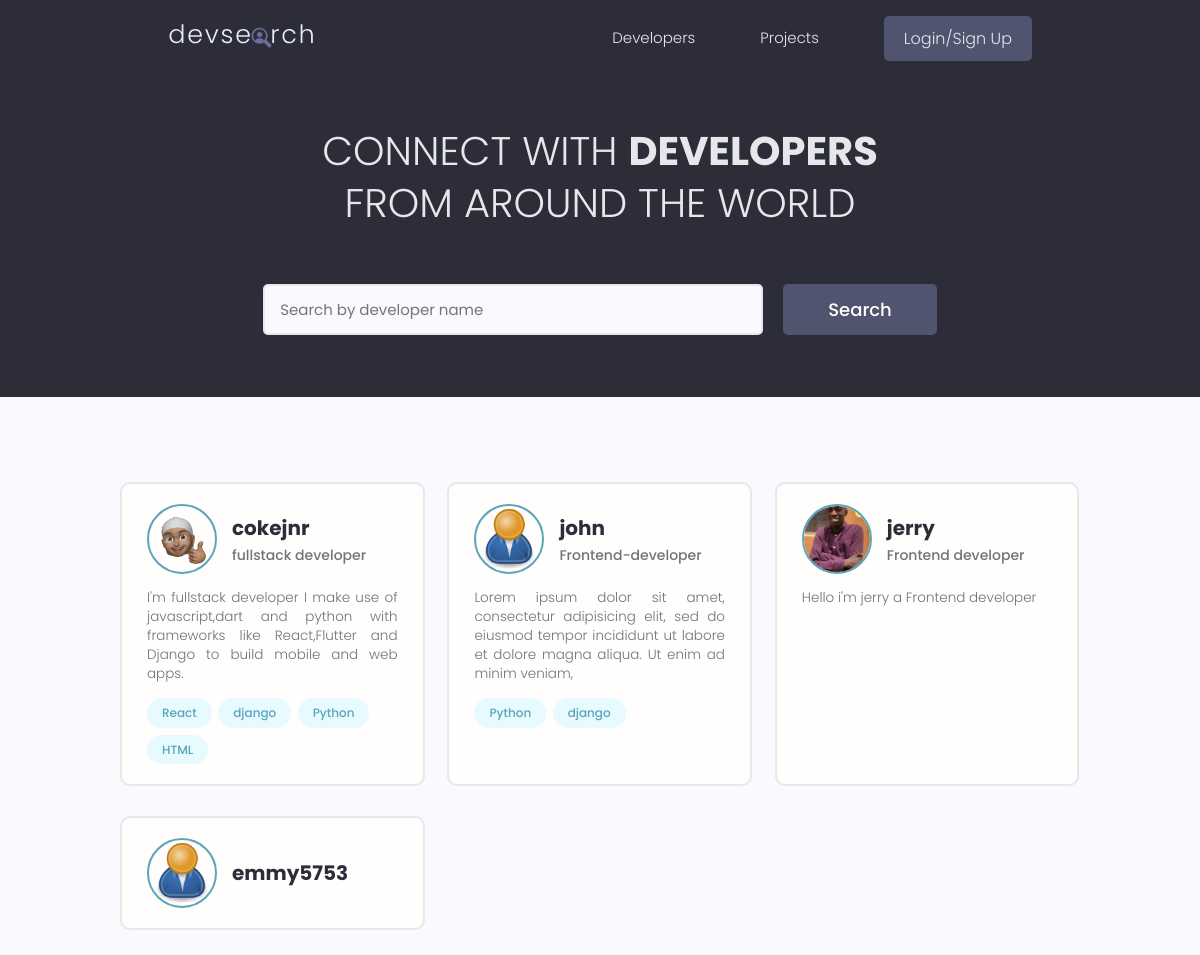
The page / on the database its author committed.
### users/models.py (models this page shows, shortened)
class Profile(models.Model):
    user = models.OneToOneField(
        User, on_delete=models.CASCADE, null=True, blank=True)
    name = models.CharField(max_length=200, null=True, blank=True)
    username = models.CharField(max_length=200, null=True, blank=True)
    location = models.CharField(max_length=200, null=True, blank=True)
    email = models.EmailField(max_length=500, null=True, blank=True)
    short_intro = models.CharField(max_length=200, null=True, blank=True)
    bio = models.TextField(blank=True, null=True)
    profile_image = models.ImageField(
        blank=True, null=True, upload_to='profiles/', default="profiles/user-default.png")
    social_github = models.CharField(max_length=200, null=True, blank=True)
    social_twitter = models.CharField(max_length=200, null=True, blank=True)
    social_linkedin = models.CharField(max_length=200, null=True, blank=True)
    social_stackoverflow = models.CharField(
        max_length=200, null=True, blank=True)
    social_youtube = models.CharField(max_length=200, null=True, blank=True)
    created = models.DateTimeField(auto_now_add=True)
    id = models.UUIDField(default=uuid.uuid4, editable=False,
                          primary_key=True, unique=True)

class Skill(models.Model):
    owner = models.ForeignKey(
        Profile, on_delete=models.CASCADE, null=True, blank=True)
    name = models.CharField(max_length=200)
    description = models.TextField(null=True, blank=True)
    id = models.UUIDField(default=uuid.uuid4, editable=False,
                          primary_key=True, unique=True)

### users/views.py (the view)
# urls.py: path('', views.profiles, name='profiles'),
def profiles(request):
    profiles, search_query = searchProfiles(request)
    context = {
        'profiles': profiles,
        'search_query': search_query,
    }
    return render(request, 'users/profiles.html', context)

### users/utils.py (called while the page is built)
def searchProfiles(request):
    search_query = ''
    if request.GET.get('search_query'):
        search_query = request.GET.get('search_query')
        print(search_query)
    skills = Skill.objects.filter(name__icontains=search_query)
    profiles = Profile.objects.distinct().filter(
        Q(username__icontains=search_query) | Q(short_intro__icontains=search_query) |
        Q(skill__in=skills))
    return profiles, search_query

### users/templates/users/profiles.html (shortened to what this page needs)
{% extends 'main.html' %} {% block content %}
<main class="home">
  <section class="hero-section text-center">
    <div class="container container--narrow">
      <div class="hero-section__box">
        <h2>CONNECT WITH <span>DEVELOPERS</span></h2>
        <h2>FROM AROUND THE WORLD</h2>
      </div>
      <div class="hero-section__search">
        <form class="form" action="#" method="get">
          <div class="form__field">
            <input
              class="input input--text searchinput"
              id="formInput#search"
              type="text"
              name="search_query"
              placeholder="Search by developer name"
              value="{{search_query}}"
            />
          </div>
          <input class="btn btn--sub btn--lg" type="submit" value="Search" />
        </form>
      </div>
    </div>
  </section>
  <section class="devlist">
    <div class="container">
      <div class="grid grid--three">
        {% for profile in profiles %}
        <div class="column card">
          <div class="dev">
            <a href="{% url 'user-profile' profile.id %}" class="card__body">
              <div class="dev__profile">
                <img
                  class="avatar avatar--md"
                  src="{{profile.profile_image.url }}"
                  alt="image"
                />
                <div class="dev__meta">
                  <h3 class="username">{{profile.username}}</h3>
                  {% if profile.short_intro %}
                  <h5 class="username">{{profile.short_intro|slice:"60"}}</h5>
                  {% endif %}
                </div>
              </div>
              {% if profile.bio %}
              <p class="dev__info">{{profile.bio|slice:"150"}}</p>
              {% endif %}
              <div class="dev__skills">
                {% for skill in profile.skill_set.all|slice:"4" %}
                <span class="tag tag--pill tag--main" class="username">
                  <small>{{skill.name}}</small>
                </span>
                {% endfor %}
              </div>
            </a>
          </div>
        </div>
        {% endfor %}
      </div>
    </div>
  </section>
</main>
{% endblock %}

### static/styles/app.css (style rules this page uses)
:root { --color-sub: #2d2d39; }
.btn--sub { background-color: var(--color-sub-light); }
.card { border: 2px solid var(--color-light); }
img { width: 100%; }
.hero-section { height: 40vh; display: flex; align-items: center; background-color: var(--color-sub); }
.hero-section__box { margin-bottom: 4rem; }
.hero-section__box>h2, .hero-section__box>h2>span { font-size: 4rem; color: var(--color-light); line-height: 1.3; text-transform: uppercase; }
.hero-section__box>h2 { font-weight: 300; }
.hero-section__box>h2>span { font-weight: 700; }
.hero-section__search>.form { display: flex; align-items: center; justify-content: center; gap: 2rem; }
.hero-section__search>.form input.input--text { width: 50rem; }
.devlist { margin-top: 8rem; }
.devlist .grid { align-items: stretch; }
.devlist .dev .dev__profile { display: flex; align-items: center; gap: 1.5rem; }
.devlist .dev .dev__meta h3 { color: var(--color-sub); font-size: 2rem; font-weight: 700; }
.devlist .dev .dev__meta h5 { color: var(--color-text); font-size: 1.4rem; font-weight: 500; }
.devlist .dev .dev__info { margin: 1.5rem 0; font-size: 1.35rem; line-height: 1.4; text-align: justify; }
*, *::before, *::after { box-sizing: border-box; }
html, body { padding: 0; margin: 0; }

### static/uikit/styles/modules/_variables.css (style rules this page uses)
:root { --color-main: #5aa5b9; --color-main-light: #e6faff; --color-sub: #3f4156; --color-sub-light: #51546e; --color-sub-lighter: #ededfd; --color-text: #737373; --color-gray: #8b8b8b; --color-light: #e5e7eb; --color-light-gray: #767676; --color-bg: #f8fafd; --color-white: #fffefd; --color-white-light: #f3f3f3; --color-success: #359e64; --color-success-bg: #def8e8; --color-error: #fc4b0b; --color-error-bg: #fff2ee; --font-base: 'Poppins', arial, helvetica, 'Segoe UI', roboto, ubuntu, sans-serif; --font-monospace: 'Fira Code', 'Courier New', courier, monospace; --font-regular: 300; --font-medium: 500; --font-bold: 700; --generic-shadow: 1px 1px 5px #00000010; --generic-transition: all 0.3s ease-in-out; }

### static/uikit/styles/modules/_base.css (style rules this page uses)
* { margin: 0; padding: 0; box-sizing: border-box; text-rendering: optimizeLegibility; color: inherit; font-size: inherit; }
html { font-size: 50%; }
@media only screen and (min-width: 480px) { html { font-size: 56.25%; } }
@media only screen and (min-width: 1200px) { html { font-size: 62.5%; } }
body { line-height: 1.6; font-weight: 400; font-size: 1.5rem; color: var(--color-text); background-color: var(--color-bg); min-height: 100vh; }

### static/uikit/styles/modules/_typography.css (style rules this page uses)
* { font-family: var(--font-base); }
h2 { font-size: 3.6rem; font-weight: var(--font-bold); }
h3 { font-size: 3.2rem; font-weight: var(--font-medium); }
h5 { font-size: 2.4rem; font-weight: var(--font-medium); }
h5, h6 { font-weight: var(--font-regular); }
p, span, strong { font-size: 1.6rem; color: var(--color-text); font-weight: var(--font-regular); }
a { padding-bottom: 2px; text-decoration: none; display: inline-block; color: var(--color-main); font-weight: var(--font-medium); }

### static/uikit/styles/modules/_utilities.css (style rules this page uses)
.container { width: 92%; max-width: 165rem; margin: 0 auto; box-sizing: border-box; }
.container--narrow { width: 92%; max-width: 120rem; }
@media screen and (min-width: 1000px) { .container { width: 90%; } }
@media screen and (min-width: 1000px) { .container--narrow { width: 85%; } }
@media screen and (min-width: 1200px) { .container { width: 80%; } }
@media screen and (min-width: 1200px) { .container--narrow { width: 72%; } }
.text-center { text-align: center; }

### static/uikit/styles/modules/_avatar.css (style rules this page uses)
.avatar { border-radius: 50%; border: 2px solid var(--color-main); object-fit: cover; }
.avatar--md { height: 7rem; width: 7rem; }

### static/uikit/styles/modules/_button.css (style rules this page uses)
.btn { display: inline-block; position: relative; cursor: pointer; background-color: var(--color-light); font-weight: var(--font-medium); color: var(--color-sub); text-decoration: none; padding: 1rem 2rem; border-radius: 0.5rem; border: none; width: -webkit-fit-content; width: -moz-fit-content; width: fit-content; height: -webkit-fit-content; height: -moz-fit-content; height: fit-content; font-size: 1.6rem; outline-width: 0; outline-color: transparent; -webkit-backface-visibility: hidden; backface-visibility: hidden; transition: all 0.3s ease-in-out; }
.btn--sub { background-color: var(--color-sub); color: var(--color-white); }
.btn--lg { font-size: 1.8rem; padding: 1.2rem 4.5rem; }

### static/uikit/styles/modules/_card.css (style rules this page uses)
.card { border-radius: 1rem; background-color: var(--color-white); border: 1.5px solid var(--color-light); width: auto; height: auto; margin-top: 0.5rem; margin-bottom: 0.5rem; overflow: hidden; }
.card__body, .card__header { padding: 2rem 2.5rem; }

### rows shown on the page
Profile: profile_image (placeholder picture), username "cokejnr", short_intro "fullstack developer", bio "I'm fullstack developer I make use of javascript,dart and python with frameworks like React,Flutter and Django to build mobile and web apps."
Skill: name "React"
Skill: name "django"
Skill: name "Python"
Skill: name "HTML"
Profile: profile_image (placeholder picture), username "john", short_intro "Frontend-developer", bio "Lorem ipsum dolor sit amet, consectetur adipisicing elit, sed do eiusmod tempor incididunt ut labore et dolore magna aliqua. Ut enim ad minim veniam,"
Skill: name "Python"
Skill: name "django"
Profile: profile_image (picture), username "jerry", short_intro "Frontend developer", bio "Hello i'm jerry a Frontend developer"
Profile: profile_image (placeholder picture), username "emmy5753"
